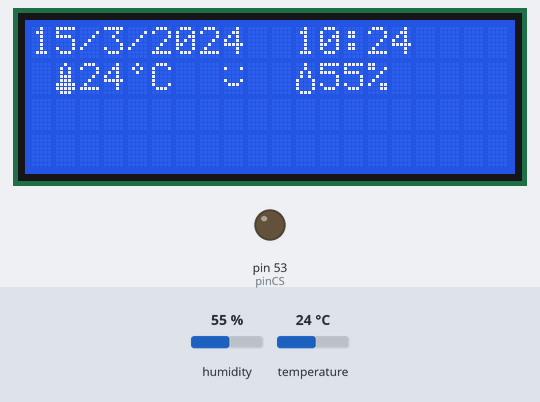
Simulated run of this sketch. Board: Arduino Mega 2560, built with avr-gcc and run on an emulated ATmega2560. Shown: 20×4 character LCD, output pins drawn as LEDs (lit = HIGH). The test bench sets the inputs (shaded band); at power-on: humidity 55 %, temperature 24 °C. The local clock reads 2024-03-15 10:24:30 at power-on unless the sketch sets it; storage starts empty; what the sketch prints to the serial monitor is not drawn.

Above: at 1.7 s.
1.8 s: humidity set to 22 %
At 4.2 s:
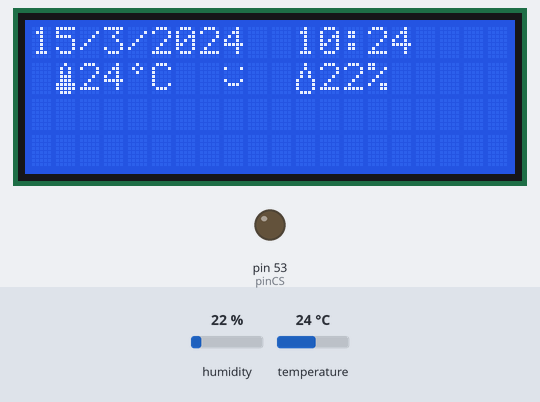
4.8 s: temperature set to 12 °C
At 6.3 s:
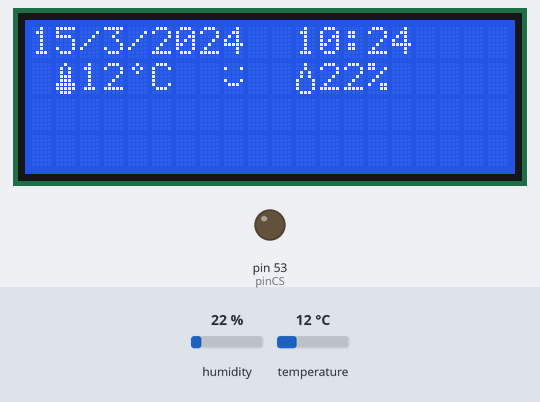
7.8 s: humidity set to 40 %
At 10.5 s:
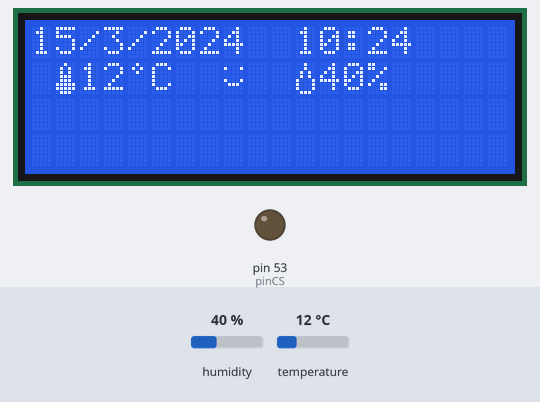
11.1 s: temperature set to 19 °C
At 31.4 s:
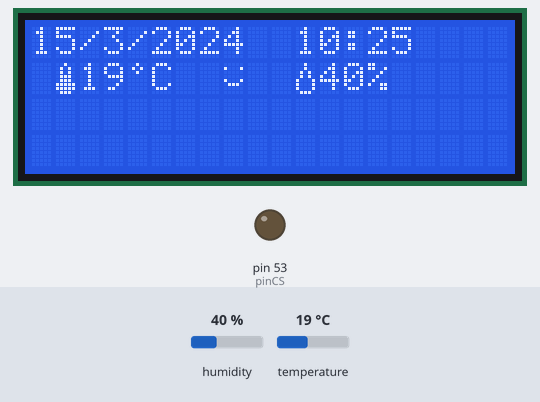
Timing chart, 0 to 32.2 s (numbered marks = the images above; inputs shaded):
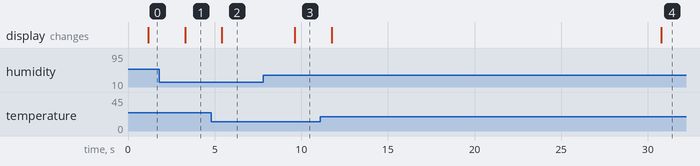

Measured:
- after the input at 1.8 s, the display: changes after 1.5 s (image 1)
- after the input at 4.8 s, the display: changes after 0.61 s (image 2)
- after the input at 7.8 s, the display: changes after 1.8 s (image 3)
- after the input at 11.1 s, the display: first changes after 0.65 s (image 4 shows a later state)

The sketch:

DHT_lcd.ino
```cpp
// ks code for DHT 11 sensor with LCD screen display & live logging datas into a SD card

#include "DHT.h"
#include <SD.h>
#include <SPI.h>
#include <LiquidCrystal_I2C.h> // includes the LiquidCrystal_I2C Library
#include <virtuabotixRTC.h> // includes the library for RTC DS1302
#define DHTPIN 2     // what digital pin we're connected to
#define DHTTYPE DHT11   // DHT 11

File myFile;
int pinCS = 53; // pin 10 on Arduino Uno !


// Initialize DHT sensor.
DHT dht(DHTPIN, DHTTYPE);
// Creation of the display
LiquidCrystal_I2C lcd(0x27,20,4);
// Wiring infos for RTC
virtuabotixRTC myRTC(6, 7, 8);
//Icons on the LCD
byte th[8] = //icon for termometer
{
    B00100,
    B01010,
    B01010,
    B01110,
    B01110,
    B11111,
    B11111,
    B01110
};

byte hum[8] = //icon for water droplet
{
    B00100,
    B00100,
    B01010,
    B01010,
    B10001,
    B10001,
    B10001,
    B01110,
};

byte smiley[8] = {
  B00000,
  B10001,
  B00000,
  B00000,
  B10001,
  B01110,
  B00000,
};

byte deg[8] = {
  B00100,
  B01010,
  B00100,
  B00000,
  B00000,
  B00000,
  B00000,
};
void setup() {

  Serial.begin(9600);
  Serial.println("DHT11 test!");
  dht.begin();

  pinMode(pinCS, OUTPUT);
  // SD Card Initialization
  if (SD.begin()) {
    Serial.println("SD card is ready to use.");
  } else {
    Serial.println("SD card initialization failed");
    return;
  }

  lcd.init(); // Initializes the interface to the LCD screen
  lcd.backlight();  // Enable the backlight for better visibility

  lcd.createChar(1,th);
  lcd.createChar(2,hum);
  lcd.createChar(3,smiley);
  lcd.createChar(4,deg);

  //Set current date : (sec,min,hours,day,daydate,monthdate,yeardate)
 // myRTC.setDS1302Time(40,20,11,3,13,6,2018);
  // Have to be commented after first programmation.
  // We don't want to reprogram the date for each use, that's why we use battery
}

void loop() {

  // Wait a few seconds between measurements.
  delay(1000);

  myRTC.updateTime(); //Updating the time from RTC

  // Reading temperature or humidity takes about 250 milliseconds!
  int h = dht.readHumidity();
  // Read temperature as Celsius (the default)
  int t = dht.readTemperature();

  // Check if any reads failed and exit early (to try again).
  if (isnan(h) || isnan(t)) {
    Serial.println("Failed to read from DHT sensor!");
    return;
  }


 //  Print everything in the serial monitor
  Serial.print(myRTC.dayofmonth);
  Serial.print("/");
  Serial.print(myRTC.month);
  Serial.print("/");
  Serial.print(myRTC.year);
  Serial.print("  ");
  Serial.print(myRTC.hours);
  Serial.print(":");
  Serial.print(myRTC.minutes);
  Serial.print("Humidity: ");
  Serial.print(h);
  Serial.print(" %\t");
  Serial.print("Temperature: ");
  Serial.print(t);
  Serial.print(" *C\n ");

  // Writing datas inside SD file
  myFile = SD.open("dht11.txt", FILE_WRITE);
  // if the file opened okay, write to it:
  if (myFile) {
    myFile.print(myRTC.dayofmonth);
    myFile.print("/");
    myFile.print(myRTC.month);
    myFile.print("/");
    myFile.print(myRTC.year);
    myFile.print("  ");
    myFile.print(myRTC.hours);
    myFile.print(":");
    myFile.print(myRTC.minutes);
    myFile.print("  Humidity: ");
    myFile.print(h);
    myFile.print(" %\t");
    myFile.print("Temperature: ");
    myFile.print(t);
    myFile.println(" *C\n ");
    myFile.close();
  }
  // if the file didn't open, print an error:
  else {
    Serial.println("error opening dht11.txt");
  }


  // Printing part on the LCD Screen


  lcd.setCursor(0,0);
  lcd.print(myRTC.dayofmonth);
  lcd.print("/");
  lcd.print(myRTC.month);
  lcd.print("/");
  lcd.print(myRTC.year);
  lcd.print("  ");
  lcd.print(myRTC.hours);
  lcd.print(":");
  lcd.print(myRTC.minutes);
  lcd.setCursor(1,1);
  lcd.write(1);
  lcd.print(t); // Prints the temperature value from the sensor
  lcd.write(4);
  lcd.print("C  ");
  lcd.write(3);
  lcd.print("  ");
  lcd.write(2);
  lcd.print(h);
  lcd.print("%");
}
```
